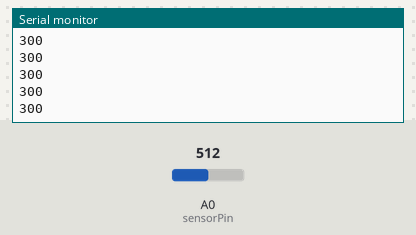
Recording of a sketch running on a simulated Arduino Uno, built with avr-gcc and run on an emulated ATmega328P. Shown: the last lines printed to the serial monitor. Inputs (shaded band) come from the test bench; at power-on: A0 (sensorPin) = 512.

Above: at 1.2 s.
1.3 s: A0 (sensorPin) set to 716
At 2.3 s:
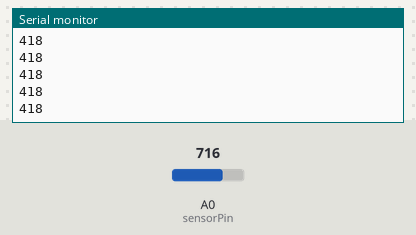
2.8 s: A0 (sensorPin) set to 900
At 3.5 s:
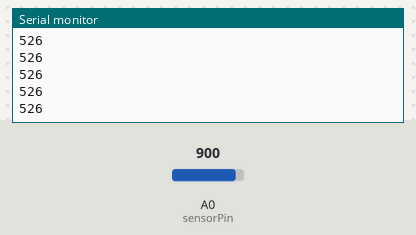
Timing chart, 0 to 5.8 s (numbered marks = the images above; inputs shaded):
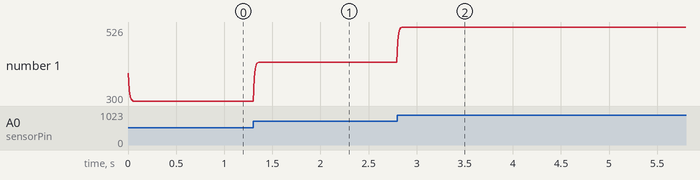

Measured:
- after the input at 1.3 s, the serial monitor: prints a new line at once (image 1)
- after the input at 2.8 s, the serial monitor: prints a new line at once (image 2)
- plotted number 1: 300 → 418 after the input at 1.3 s, 418 → 526 after the input at 2.8 s

The sketch:

resucing_potentiometer_noise.ino
```cpp
//Global Variables
    int sensorPin = 0;      //pin number to use the ADC
    int sensorValue = 0;    //initialization of sensor variable, equivalent to EMA Y
    float EMA_a = 0.6;      //initialization of EMA alpha
    int EMA_S = 0;          //initialization of EMA S

void setup(){
    Serial.begin(9600);           //setup of Serial module, 115200 bits/second
    EMA_S = analogRead(sensorPin);  //set EMA S for t=1
}

void loop(){
    sensorValue = analogRead(sensorPin);                //read the sensor value using ADC
    sensorValue = map(sensorValue, 0, 1023, 0, 600);
    EMA_S = (EMA_a*sensorValue) + ((1-EMA_a)*EMA_S);    //run the EMA
    Serial.println(EMA_S);                              //print digital value to serial
    delay(10);                                          //50ms delay
}
```
